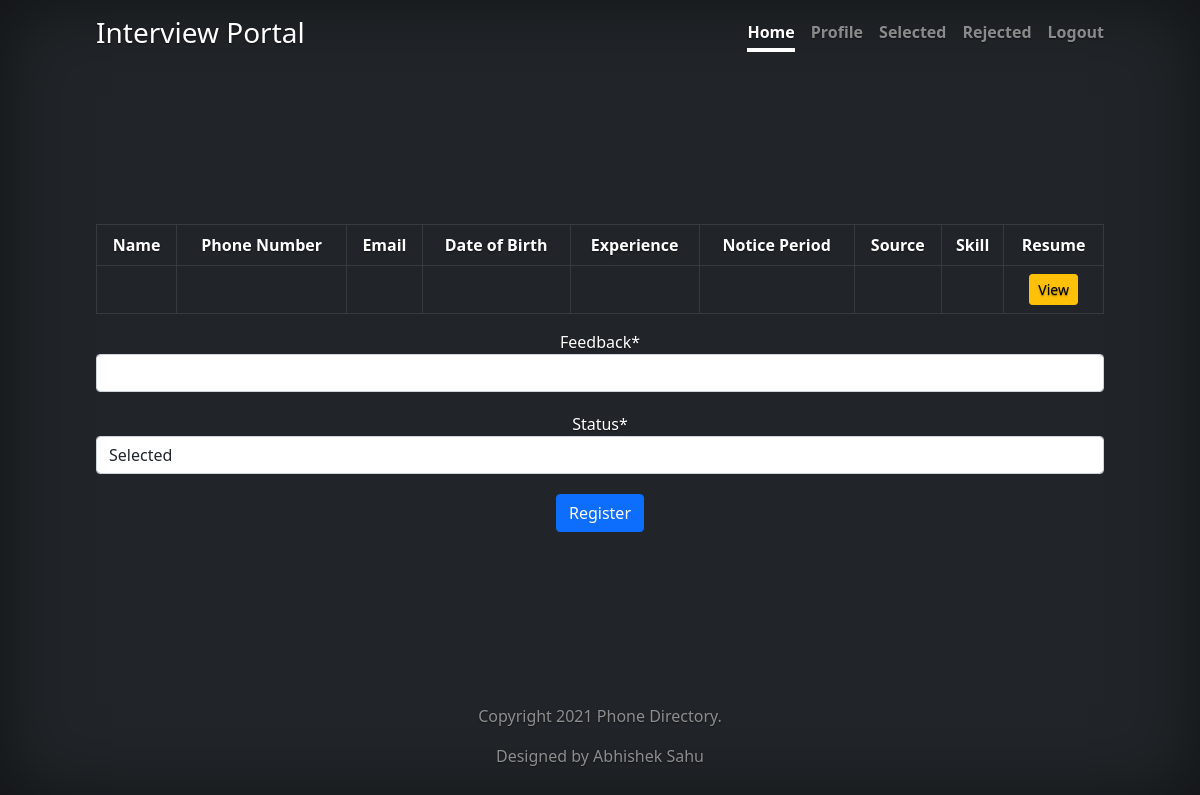
The page /employee/feedback/4/ (signed in) on the database as committed earlier.
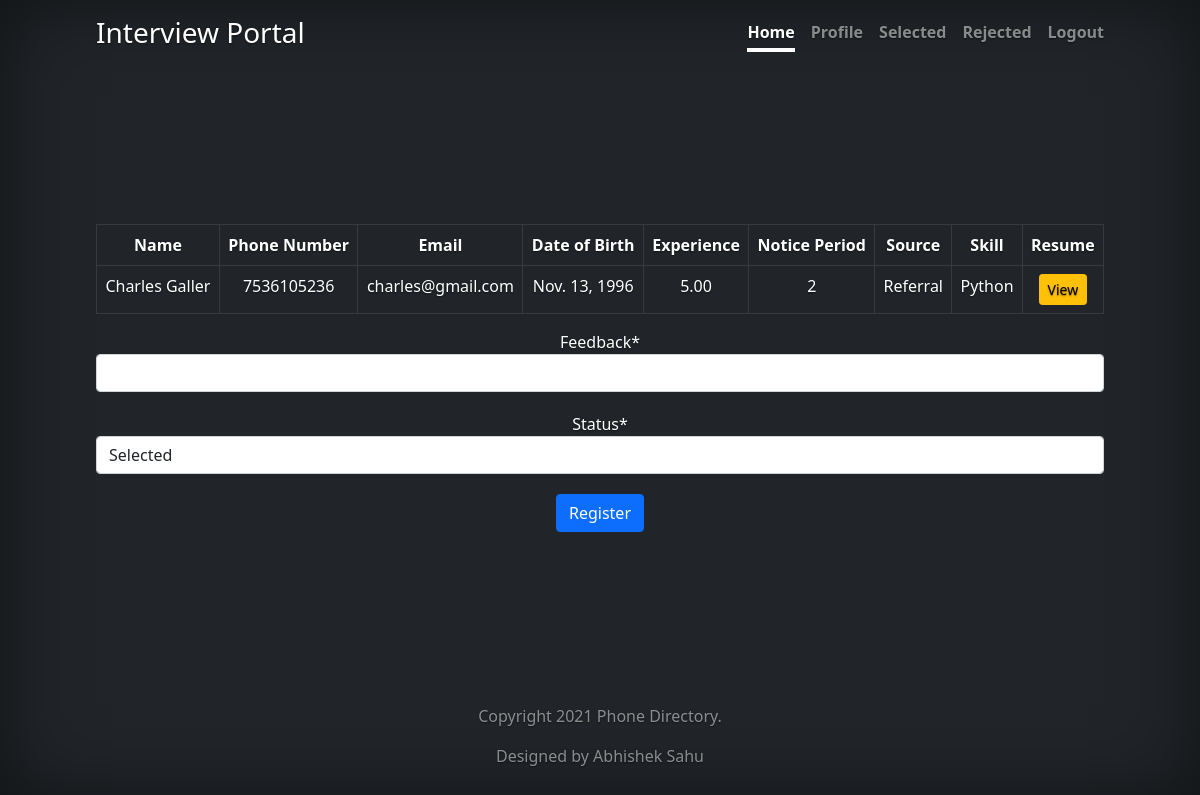
The same page on the database as committed later.
### candidate/models.py (models this page shows, shortened)
class Candidate(models.Model):
    source_choices = (('Referral', 'Referral'), ('Job Portal', 'Job Portal'), ('Walk In', 'Walk In'))
    skill_choices = (('Python', 'Python'), ('Java', 'Java'))
    result_choice = (('Selected', 'Selected'), ('Rejected', 'Rejected'), ('Pending', 'Pending'))
    username = models.OneToOneField(User,related_name='+',on_delete=models.CASCADE)
    first_name = models.CharField(verbose_name='First Name',null=False,blank=False,max_length=50)
    last_name = models.CharField(verbose_name='Last Name',null=False,blank=False,max_length=50)
    email = models.EmailField(verbose_name='Email',unique=True,null=False,blank=False)
    phone = models.PositiveBigIntegerField(verbose_name='Phone Number',unique=True,null=False,blank=False)
    dateofbirth = models.DateField(verbose_name='Date of Birth',null=False,blank=False)
    experience = models.DecimalField(verbose_name='Experience',null=False,blank=False,max_digits=5, decimal_places=2,help_text='Please enter in years')
    noticeperiod = models.IntegerField(verbose_name='Notice Period', blank=False, null=False,help_text='Please enter in months')
    source = models.CharField(verbose_name='Source', max_length=10, choices=source_choices, default='Walk In')
    skill = models.CharField(max_length=10, default='Python', choices=skill_choices, null=False, blank=False)
    resume = models.FileField(verbose_name='Resume', upload_to='documents/')
    created_at = models.DateTimeField(verbose_name='Created At', auto_now=False, auto_now_add=True)
    updated_at = models.DateTimeField(verbose_name='Updated At', auto_now=True, auto_now_add=False)
    status = models.CharField(verbose_name='Status', default='Pending',choices=result_choice , max_length= 50)
    class Meta:
        ordering = ['-created_at','-updated_at']
        verbose_name = "Candidate"
        verbose_name_plural = "Candidates"

### employee/views.py (the view, shortened to what this page needs)
# urls.py: path('feedback/<int:id>/',views.employeeFeedback,name='employee-feedback'),
def employeeFeedback(request,id=None):
    form = EmployeeFeedbackForm(request.POST or None)
    candidate = Candidate.objects.filter(id=id).first()
    qs_candidate_result = CandidateResult.objects.filter(candidate_id=candidate)
    qs_employee = Employee.objects.filter(employee_username=request.user).first()
    registered = False
    return render(request, 'employee/feedback.html',{'form': form, 'registered': registered,'candidate':candidate,'candidate_result':qs_candidate_result.first()})

### employee/forms.py
class EmployeeFeedbackForm(forms.Form):
    feedback = forms.CharField(label = 'Feedback', max_length= 300, required=True)
    status   = forms.ChoiceField(label = 'Status', choices=(('Selected','Selected'),('Rejected','Rejected')), required=True)

### employee/views.py (called while the page is built)
def isEmployee(employee):
    emp_qs = Employee.objects.filter(employee_username=employee)
    return emp_qs.exists()

### employee/templates/employee/feedback.html (shortened to what this page needs)
{% extends 'Employee/base.html' %}
{% load crispy_forms_tags %}
{% load bootstrap4 %}
{% block content %}
<table class="table table-hover table-dark table-bordered">
 <thead>
   <tr>
     <th scope="col">Name</th>
     <th scope="col">Phone Number</th>
     <th scope="col">Email</th>
     <th scope="col">Date of Birth</th>
     <th scope="col">Experience</th>
     <th scope="col">Notice Period</th>
     <th scope="col">Source</th>
     <th scope="col">Skill</th>
     <th scope="col">Resume</th>
   </tr>
 </thead>
 <tbody>
   <tr>
     <td>{{candidate.first_name}} {{candidate.last_name}}</td>
     <td>{{candidate.phone}}</td>
     <td>{{candidate.email}}</td>
     <td>{{candidate.dateofbirth}}</td>
     <td>{{candidate.experience}}</td>
     <td>{{candidate.noticeperiod}}</td>
     <td>{{candidate.source}}</td>
     <td>{{candidate.skill}}</td>
     <td>
         <a href="{{candidate.resume.url}}" class="btn btn-warning btn-sm">View</a>
     </td>
   </tr>
 </tbody>
</table>
<form method = 'POST' enctype="multipart/form-data"> {% csrf_token %}
{{form|crispy}}
<input type="submit" class="btn btn-primary" value="Register"></input>
</form>
{% endblock content %}

Rows that differ between the two databases and show on the page:
added Candidate: first_name "Charles", last_name "Galler", phone "7536105236", email "charles@gmail.com", dateofbirth "Nov. 13, 1996", experience "5.00", noticeperiod "2", source "Referral", skill "Python"
